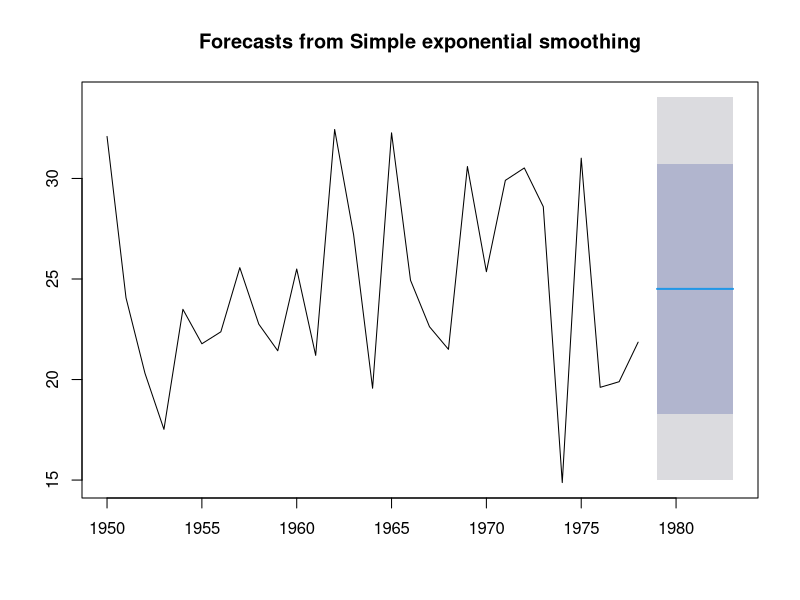
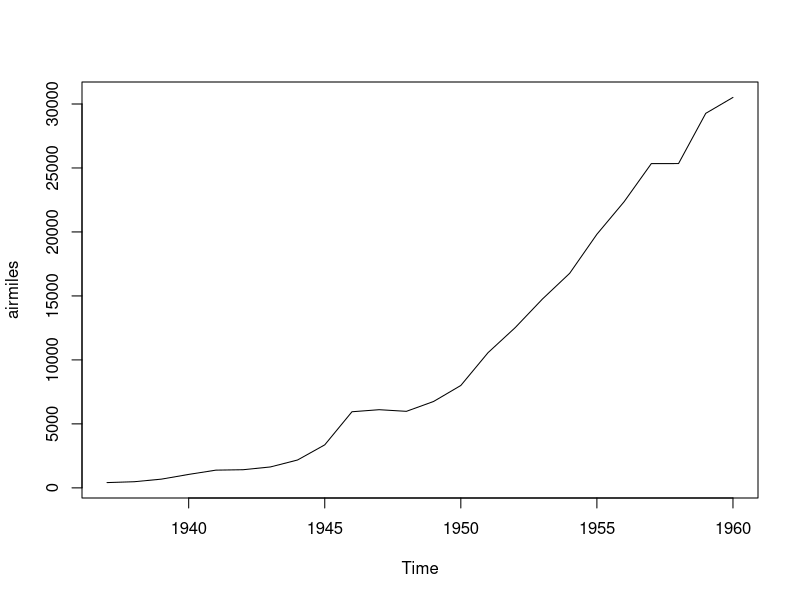

These charts were generated, in order, by the following R code: (Note: this script raises an error after producing the figures.)
library(forecast)


df=read.csv("serie_ejemplos_excel.csv",sep=";",dec=",")
names(df)="valor" ## corregir nombre variable

##### medias móviles

y=ts(df$valor, start=1950, frequency = 1)

se=ses(y,h=5,interval=c(0.95,0.85))

plot(se)
summary(se)

######## pronostico para airmiles

serie=airmiles

plot(airmiles)

se_air=ses(airmiles)
ma_air=sma(airmiles,silent = F,interval=T)

summary(se_air)
plot(se_air)


#####modelo SE de holt

se_h=holt(airmiles)

plot(se_h)

summary(se_h)




